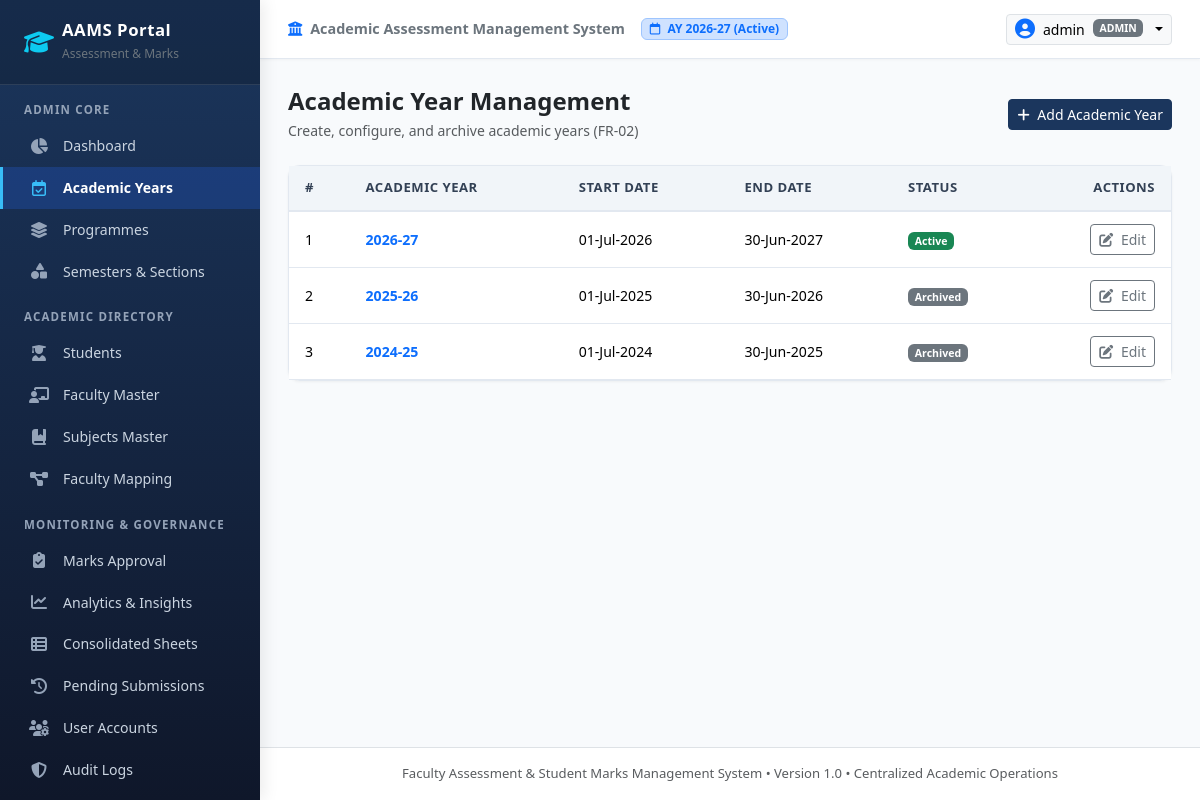
Screenshot of /admin/academic-years (signed in) with the database file from the repository.
### app/models/academic.py (models this page shows, shortened)
class AcademicYear(db.Model):
    __tablename__ = 'academic_years'
    id = db.Column(db.Integer, primary_key=True)
    year_code = db.Column(db.String(30), unique=True, nullable=False, index=True)  # e.g., '2026-27'
    start_date = db.Column(db.Date, nullable=False)
    end_date = db.Column(db.Date, nullable=False)
    status = db.Column(db.String(20), default='Active', nullable=False)  # 'Active', 'Archived', 'Upcoming'
    created_at = db.Column(db.DateTime, default=datetime.utcnow)
    sections = db.relationship('Section', back_populates='academic_year', cascade='all, delete-orphan')
    mappings = db.relationship('FacultySubjectMapping', back_populates='academic_year', cascade='all, delete-orphan')

### app/models/user.py (models this page shows, shortened)
class User(UserMixin, db.Model):
    __tablename__ = 'users'
    id = db.Column(db.Integer, primary_key=True)
    username = db.Column(db.String(60), unique=True, nullable=False, index=True)
    password_hash = db.Column(db.String(255), nullable=False)
    role = db.Column(db.String(20), nullable=False, default='faculty')  # 'admin' or 'faculty'
    faculty_id = db.Column(db.Integer, db.ForeignKey('faculty.id', ondelete='SET NULL'), nullable=True)
    is_active = db.Column(db.Boolean, default=True, nullable=False)
    created_at = db.Column(db.DateTime, default=datetime.utcnow)
    updated_at = db.Column(db.DateTime, default=datetime.utcnow, onupdate=datetime.utcnow)
    faculty_profile = db.relationship('Faculty', back_populates='user_account', uselist=False, foreign_keys=[faculty_id])
    @property
    def is_admin(self):
        return self.role == 'admin'

### app/routes/admin.py (the view, shortened to what this page needs)
@admin_bp.route('/academic-years', methods=['GET', 'POST'])
@login_required
@admin_required
def academic_years():
    years = AcademicYear.query.order_by(AcademicYear.start_date.desc()).all()
    return render_template('admin/academic_years.html', years=years)

### app/templates/admin/academic_years.html (shortened to what this page needs)
{% extends "base.html" %}
{% block content %}
<div class="d-flex justify-content-between align-items-center mb-4">
  <div>
    <h4 class="fw-bold mb-1 text-dark">Academic Year Management</h4>
    <p class="text-muted small mb-0">Create, configure, and archive academic years (FR-02)</p>
  </div>
  <button type="button" class="btn btn-primary-custom btn-sm" data-bs-toggle="modal" data-bs-target="#addYearModal">
    <i class="fa-solid fa-plus me-1"></i> Add Academic Year
  </button>
</div>
<div class="card card-custom">
  <div class="table-responsive">
    <table class="table table-custom">
      <thead>
        <tr>
          <th>#</th>
          <th>Academic Year</th>
          <th>Start Date</th>
          <th>End Date</th>
          <th>Status</th>
          <th class="text-end">Actions</th>
        </tr>
      </thead>
      <tbody>
        {% for y in years %}
          <tr>
            <td>{{ loop.index }}</td>
            <td class="fw-bold text-primary">{{ y.year_code }}</td>
            <td>{{ y.start_date.strftime('%d-%b-%Y') }}</td>
            <td>{{ y.end_date.strftime('%d-%b-%Y') }}</td>
            <td>
              {% if y.status == 'Active' %}
                <span class="badge bg-success">Active</span>
              {% elif y.status == 'Archived' %}
                <span class="badge bg-secondary">Archived</span>
              {% else %}
                <span class="badge bg-info">{{ y.status }}</span>
              {% endif %}
            </td>
            <td class="text-end">
              <button class="btn btn-sm btn-outline-secondary" data-bs-toggle="modal" data-bs-target="#editYearModal{{ y.id }}">
                <i class="fa-solid fa-pen-to-square me-1"></i> Edit
              </button>
            </td>
          </tr>
        {% endfor %}
      </tbody>
    </table>
  </div>
</div>
{% endblock %}

### app/templates/base.html (shortened to what this page needs)
<!DOCTYPE html>
<html lang="en">
<head>
  <link href="https://cdn.jsdelivr.net/npm/bootstrap@5.3.3/dist/css/bootstrap.min.css" rel="stylesheet">
  <link rel="stylesheet" href="https://cdnjs.cloudflare.com/ajax/libs/font-awesome/6.5.1/css/all.min.css">
  <link rel="stylesheet" href="{{ url_for('static', filename='css/custom.css') }}">
</head>
<body>
  <nav id="sidebar">
    <div class="brand-header d-flex align-items-center justify-content-between">
      <div class="d-flex align-items-center gap-2">
        <i class="fa-solid fa-graduation-cap text-info fs-4"></i>
        <div>
          <h5 class="mb-0">AAMS Portal</h5>
          <small class="text-secondary" style="font-size: 0.75rem;">Assessment & Marks</small>
        </div>
      </div>
    </div>
    {% if current_user.is_authenticated %}
      {% if current_user.is_admin %}
        <div class="nav-section-title">Admin Core</div>
        <a href="{{ url_for('admin.dashboard') }}" class="nav-link {% if request.endpoint == 'admin.dashboard' %}active{% endif %}">
          <i class="fa-solid fa-chart-pie"></i> Dashboard
        </a>
        <a href="{{ url_for('admin.academic_years') }}" class="nav-link {% if request.endpoint == 'admin.academic_years' %}active{% endif %}">
          <i class="fa-regular fa-calendar-check"></i> Academic Years
        </a>
        <a href="{{ url_for('admin.programmes') }}" class="nav-link {% if request.endpoint == 'admin.programmes' %}active{% endif %}">
          <i class="fa-solid fa-layer-group"></i> Programmes
        </a>
        <a href="{{ url_for('admin.sections') }}" class="nav-link {% if request.endpoint == 'admin.sections' %}active{% endif %}">
          <i class="fa-solid fa-shapes"></i> Semesters & Sections
        </a>
        <div class="nav-section-title">Academic Directory</div>
        <a href="{{ url_for('admin.students') }}" class="nav-link {% if request.endpoint == 'admin.students' %}active{% endif %}">
          <i class="fa-solid fa-user-graduate"></i> Students
        </a>
        <a href="{{ url_for('admin.faculty') }}" class="nav-link {% if request.endpoint == 'admin.faculty' %}active{% endif %}">
          <i class="fa-solid fa-chalkboard-user"></i> Faculty Master
        </a>
        <a href="{{ url_for('admin.subjects') }}" class="nav-link {% if request.endpoint == 'admin.subjects' %}active{% endif %}">
          <i class="fa-solid fa-book-bookmark"></i> Subjects Master
        </a>
        <a href="{{ url_for('admin.mappings') }}" class="nav-link {% if request.endpoint == 'admin.mappings' %}active{% endif %}">
          <i class="fa-solid fa-diagram-project"></i> Faculty Mapping
        </a>
        <div class="nav-section-title">Monitoring & Governance</div>
        <a href="{{ url_for('admin.marks_review') }}" class="nav-link {% if request.endpoint == 'admin.marks_review' %}active{% endif %}">
          <i class="fa-solid fa-clipboard-check"></i> Marks Approval
        </a>
        <a href="{{ url_for('reports.analytics') }}" class="nav-link {% if request.endpoint == 'reports.analytics' %}active{% endif %}">
          <i class="fa-solid fa-chart-line"></i> Analytics & Insights
        </a>
        <a href="{{ url_for('reports.consolidated') }}" class="nav-link {% if request.endpoint == 'reports.consolidated' %}active{% endif %}">
          <i class="fa-solid fa-table-list"></i> Consolidated Sheets
        </a>
        <a href="{{ url_for('reports.pending_report') }}" class="nav-link {% if request.endpoint == 'reports.pending_report' %}active{% endif %}">
          <i class="fa-solid fa-clock-rotate-left"></i> Pending Submissions
        </a>
        <a href="{{ url_for('admin.users') }}" class="nav-link {% if request.endpoint == 'admin.users' %}active{% endif %}">
          <i class="fa-solid fa-users-gear"></i> User Accounts
        </a>
        <a href="{{ url_for('admin.audit_logs') }}" class="nav-link {% if request.endpoint == 'admin.audit_logs' %}active{% endif %}">
          <i class="fa-solid fa-shield-halved"></i> Audit Logs
        </a>
      {% endif %}
    {% endif %}
  </nav>
  <div id="content-wrapper">
    <header class="top-navbar d-flex align-items-center justify-content-between">
      <div class="d-flex align-items-center gap-3">
        <span class="fw-semibold text-secondary d-none d-md-inline" style="font-size: 0.9rem;">
          <i class="fa-solid fa-university me-1 text-primary"></i> Academic Assessment Management System
        </span>
        {% if active_academic_year %}
          <span class="badge bg-primary-subtle text-primary border border-primary-subtle px-2 py-1">
            <i class="fa-regular fa-calendar me-1"></i> AY {{ active_academic_year.year_code }} (Active)
          </span>
        {% endif %}
      </div>
      <div class="d-flex align-items-center gap-3">
        {% if current_user.is_authenticated %}
          <div class="dropdown">
            <button class="btn btn-sm btn-light border dropdown-toggle d-flex align-items-center gap-2" type="button" data-bs-toggle="dropdown">
              <i class="fa-solid fa-circle-user text-primary fs-5"></i>
              <span class="fw-medium">{{ current_user.username }}</span>
              <span class="badge bg-secondary text-uppercase" style="font-size: 0.65rem;">{{ current_user.role }}</span>
            </button>
          </div>
        {% else %}
          <a href="{{ url_for('auth.login') }}" class="btn btn-sm btn-primary-custom">
            <i class="fa-solid fa-right-to-bracket me-1"></i> Login
          </a>
        {% endif %}
      </div>
    </header>
    <main class="page-container">
      {% block content %}{% endblock %}
    </main>
    <footer class="bg-white border-top py-3 text-center text-muted" style="font-size: 0.82rem;">
      <div class="container-fluid">
        Faculty Assessment & Student Marks Management System &bull; Version 1.0 &bull; Centralized Academic Operations
      </div>
    </footer>
  </div>
</body>
</html>

### app/static/css/custom.css (style rules this page uses)
:root { --primary-navy: #1B365D; --primary-navy-dark: #12243e; --accent-blue: #2563eb; --accent-cyan: #0284c7; --accent-success: #10b981; --accent-warning: #f59e0b; --accent-danger: #ef4444; --bg-main: #f8fafc; --card-bg: #ffffff; --sidebar-width: 260px; --text-muted: #64748b; --border-color: #e2e8f0; }
body { font-family: 'Segoe UI', system-ui, -apple-system, BlinkMacSystemFont, Roboto, sans-serif; background-color: var(--bg-main); color: #1e293b; margin: 0; padding: 0; min-height: 100vh; }
#sidebar { width: var(--sidebar-width); min-height: 100vh; background: linear-gradient(180deg, #1B365D 0%, #0F172A 100%); color: #e2e8f0; transition: all 0.3s ease; position: fixed; top: 0; left: 0; z-index: 1000; box-shadow: 4px 0 15px rgba(0, 0, 0, 0.08); }
#sidebar .brand-header { padding: 1.25rem 1.5rem; background: rgba(0, 0, 0, 0.2); border-bottom: 1px solid rgba(255, 255, 255, 0.1); }
#sidebar .brand-header h5 { font-size: 1.05rem; font-weight: 700; letter-spacing: 0.5px; color: #ffffff; margin: 0; }
#sidebar .nav-section-title { padding: 1rem 1.5rem 0.4rem; font-size: 0.72rem; text-transform: uppercase; letter-spacing: 1.2px; color: #94a3b8; font-weight: 600; }
#sidebar .nav-link { color: #cbd5e1; padding: 0.65rem 1.5rem; font-size: 0.88rem; display: flex; align-items: center; transition: all 0.2s ease; border-left: 3px solid transparent; }
#sidebar .nav-link i { width: 24px; font-size: 1rem; margin-right: 0.75rem; text-align: center; color: #94a3b8; }
#sidebar .nav-link.active { color: #ffffff; background: rgba(37, 99, 235, 0.25); border-left-color: #38bdf8; font-weight: 600; }
#sidebar .nav-link.active i { color: #38bdf8; }
#content-wrapper { margin-left: var(--sidebar-width); min-height: 100vh; display: flex; flex-direction: column; transition: all 0.3s ease; }
.top-navbar { background: #ffffff; border-bottom: 1px solid var(--border-color); padding: 0.85rem 1.75rem; box-shadow: 0 1px 3px rgba(0, 0, 0, 0.04); }
.page-container { padding: 1.75rem; flex: 1; }
.card-custom { background: #ffffff; border: 1px solid var(--border-color); border-radius: 0.75rem; box-shadow: 0 1px 3px rgba(0, 0, 0, 0.05); transition: transform 0.2s, box-shadow 0.2s; }
.table-custom { width: 100%; margin-bottom: 0; }
.table-custom thead th { background-color: #f1f5f9; color: #334155; font-size: 0.82rem; text-transform: uppercase; letter-spacing: 0.5px; font-weight: 600; padding: 0.75rem 1rem; border-bottom: 2px solid var(--border-color); vertical-align: middle; }
.table-custom tbody td { padding: 0.75rem 1rem; vertical-align: middle; font-size: 0.88rem; border-bottom: 1px solid var(--border-color); }
.btn-primary-custom { background-color: var(--primary-navy); border-color: var(--primary-navy); color: #ffffff; font-weight: 500; }

### rows the page displays
AcademicYear: year_code "2026-27", start_date "01-Jul-2026", end_date "30-Jun-2027", status "Active"
User: username "admin", role "ADMIN"
AcademicYear: year_code "2025-26", start_date "01-Jul-2025", end_date "30-Jun-2026", status "Archived"
AcademicYear: year_code "2024-25", start_date "01-Jul-2024", end_date "30-Jun-2025", status "Archived"
